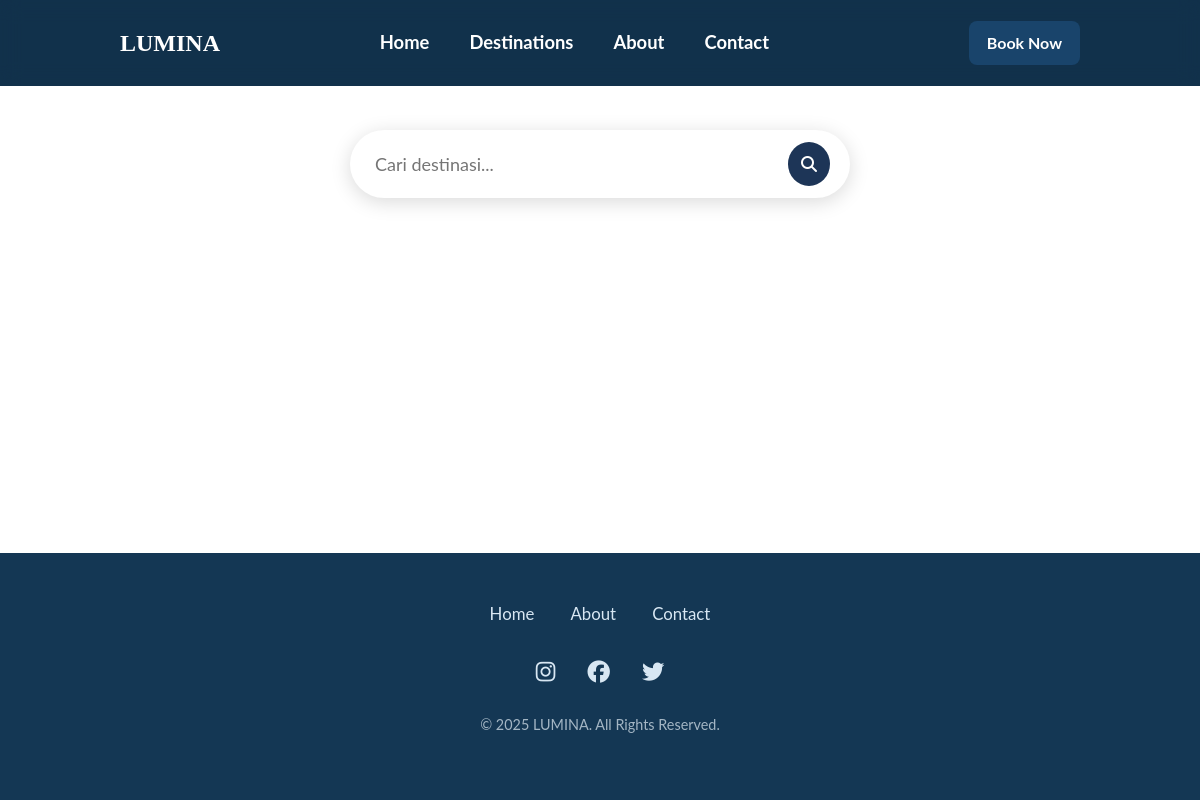
The app's page /destinations.php, older data.
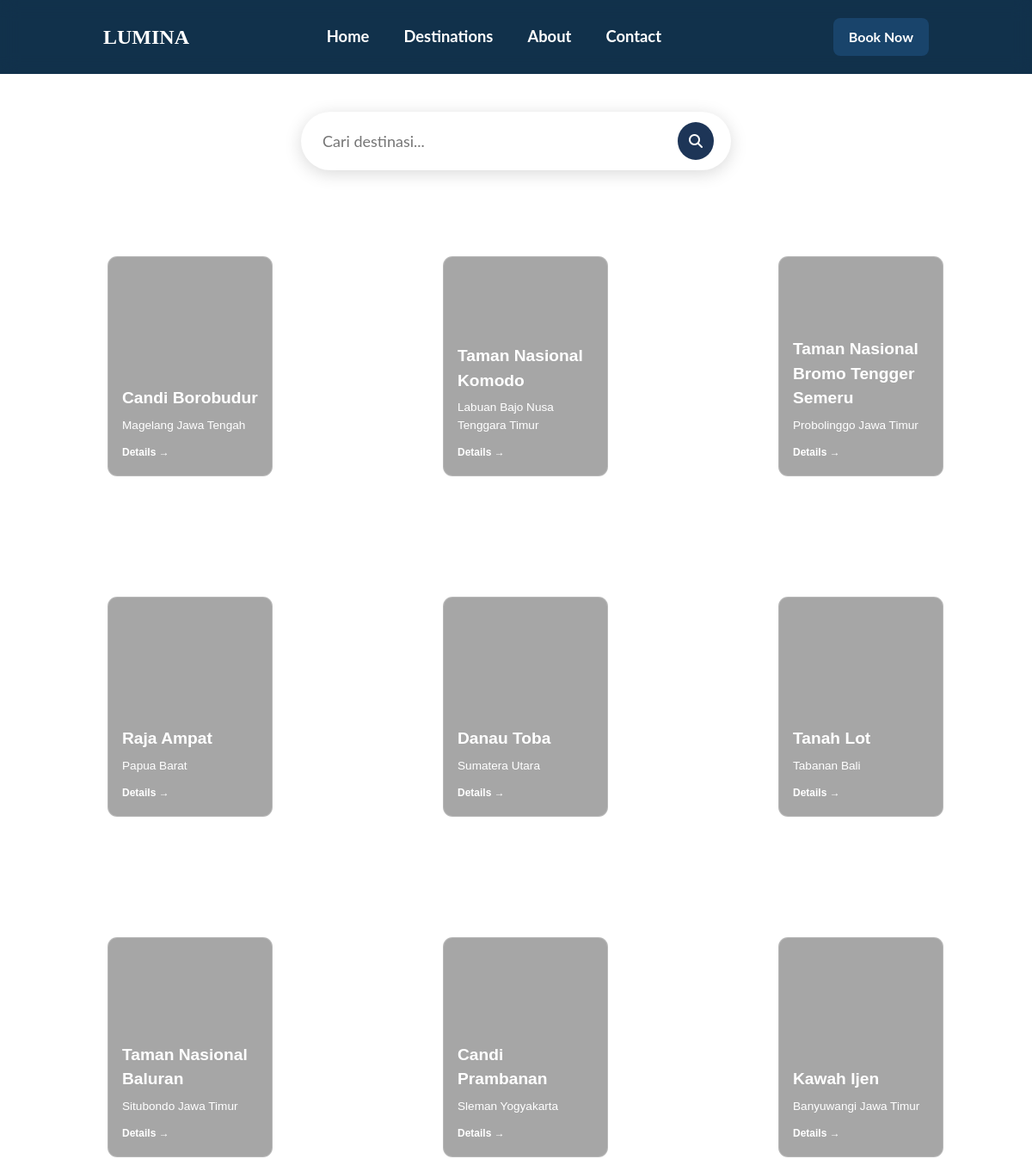
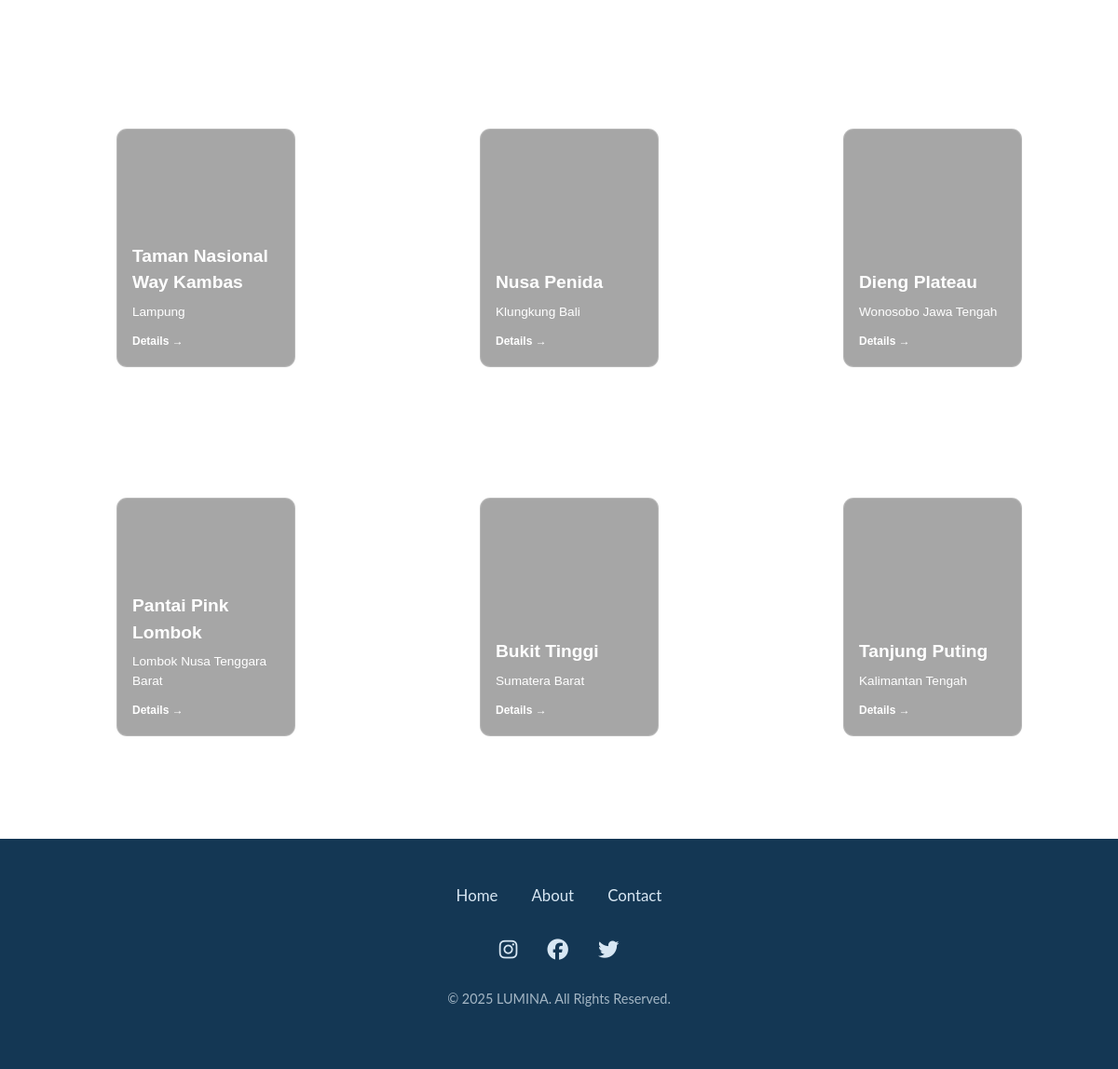
The same page, newer data (2 pictures, top to bottom).
### tables this page shows
CREATE TABLE `destinations` (
  `id` int(11) NOT NULL,
  `title` varchar(200) NOT NULL,
  `location` varchar(255) DEFAULT NULL,
  `price` decimal(12,2) DEFAULT 0.00,
  `description` text DEFAULT NULL,
  `maps_embed` text DEFAULT NULL,
  `cover_image` varchar(255) DEFAULT NULL,
  `category` varchar(100) DEFAULT NULL,
  `created_at` timestamp NOT NULL DEFAULT current_timestamp(),
  `updated_at` timestamp NOT NULL DEFAULT current_timestamp() ON UPDATE current_timestamp()
);

### components/components.php (the view, shortened to what this page needs)
<?php
function head($title)
{
?>
  <link href="https://cdn.jsdelivr.net/npm/bootstrap@5.3.8/dist/css/bootstrap.min.css"
    rel="stylesheet"
>
  <link rel="stylesheet" href="../css/style.css">
  <link rel="stylesheet" href="../css/card.css">
  <link rel="stylesheet" href="https://cdnjs.cloudflare.com/ajax/libs/font-awesome/6.5.0/css/all.min.css">
<?php
}
?>
<?php
function footer()
{ ?>
  <div class="footer">
    <div class="footer-content">
      <div class="footer-nav">
        <a href="index.php">Home</a>
        <a href="index.php #about">About</a>
        <a href="index.php #contact">Contact</a>
      </div>
      <div class="footer-social">
        <a href="#"><i class="fa-brands fa-instagram"></i></a>
        <a href="#"><i class="fa-brands fa-facebook"></i></a>
        <a href="#"><i class="fa-brands fa-twitter"></i></a>
      </div>
      <p class="footer-copy">© 2025 LUMINA. All Rights Reserved.</p>
    </div>
  </div>
<?php }
?>
<?php
function cardDestination($data) {
?>
<div class="card-container card-destination">
    <div class="card-box" style="
        background-image: url('<?= htmlspecialchars($data['cover_image']) ?>');
        background-size: cover;
        background-position: center;
    ">
        <div class="card-content">
            <strong class="dest-title"><?= htmlspecialchars($data['title']) ?></strong>
            <p class="dest-location"><?= htmlspecialchars($data['location']) ?></p>
            <a href="detail.php?id=<?=$data['id']?>" class="detail-btn">Details →</a>
        </div>
    </div>
</div>
<?php
}
?>

### destinations.php (shortened to what this page needs)
<?php
include("config/koneksi.php");
include("components/components.php");
?>
<!DOCTYPE html>
<html lang="en">
<head>
    <?php head("Destination") ?>
    <link rel="stylesheet" href="css/style.css">
    <link rel="stylesheet" href="css/card.css">
    <link rel="stylesheet" href="css/destinations.css">
    <link rel="stylesheet" href="css/footer.css">
    <link rel="stylesheet" href="https://cdnjs.cloudflare.com/ajax/libs/font-awesome/6.5.0/css/all.min.css">
</head>
<body>
    <header class="header" style="background-color:#143754">
        <div class="logo">LUMINA</div>
        <nav class="navbar">
            <a href="index.php">Home</a>
            <a href="destinations.php">Destinations</a>
            <a href="index.php#about">About</a>
            <a href="index.php#contact">Contact</a>
        </nav>
        <div class="kiri">
            <a class="book" href="logic/redirect.dashboard.php">Book Now</a>
        </div>
    </header>
    <div class="search-container">
        <div class="search-box">
            <input type="text" id="searchInput" placeholder="Cari destinasi..." autocomplete="off">
            <button class="search-btn">
                <i class="fa-solid fa-magnifying-glass"></i>
            </button>
        </div>
    </div>
    <main class="content">
        <section class="menu-grid">
            <?php
            $sql = "SELECT * FROM destinations";
            $result = mysqli_query($koneksi, $sql);
            if (mysqli_num_rows($result) == 0) {
                echo "<p style='grid-column: 1 / -1; text-align: center; color: white; font-size: 1.3rem; margin-top: 50px;'>Belum ada destinasi</p>";
            } else {
                while ($row = mysqli_fetch_assoc($result)) {
                    cardDestination($row);
                }
            }
            ?>
        </section>
    </main>
    <?php footer() ?>
</body>
</html>

Row changes from the older to the newer data that the page shows:
added destinations: title "Candi Borobudur", location "Magelang Jawa Tengah"
added destinations: title "Taman Nasional Komodo", location "Labuan Bajo Nusa Tenggara Timur"
added destinations: title "Taman Nasional Bromo Tengger Semeru", location "Probolinggo Jawa Timur"
added destinations: title "Raja Ampat", location "Papua Barat"
added destinations: title "Danau Toba", location "Sumatera Utara"
added destinations: title "Tanah Lot", location "Tabanan Bali"
added destinations: title "Taman Nasional Baluran", location "Situbondo Jawa Timur"
added destinations: title "Candi Prambanan", location "Sleman Yogyakarta"
added destinations: title "Kawah Ijen", location "Banyuwangi Jawa Timur"
added destinations: title "Taman Nasional Way Kambas", location "Lampung"
added destinations: title "Nusa Penida", location "Klungkung Bali"
added destinations: title "Dieng Plateau", location "Wonosobo Jawa Tengah"
added destinations: title "Pantai Pink Lombok", location "Lombok Nusa Tenggara Barat"
added destinations: title "Bukit Tinggi", location "Sumatera Barat"
added destinations: title "Tanjung Puting", location "Kalimantan Tengah"
